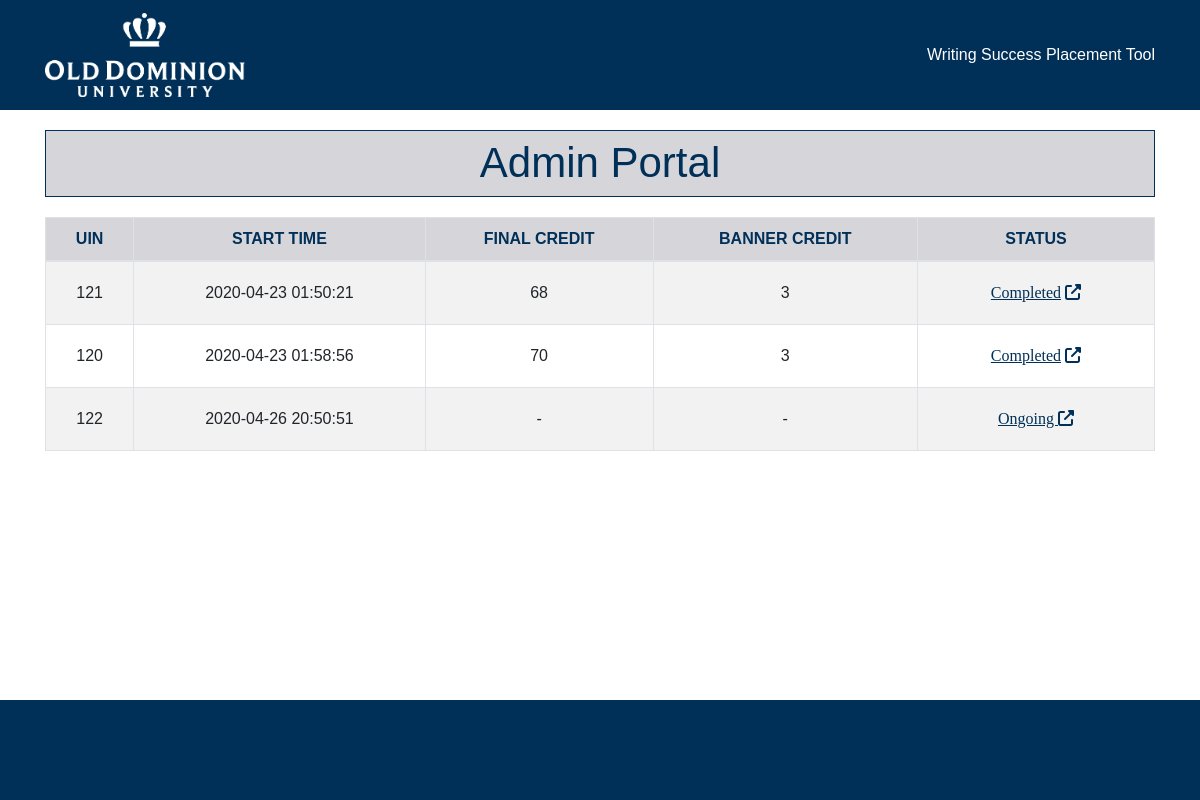
The page /adminIndex.php on the database its author committed.
### tables this page shows
CREATE TABLE `student` (
  `UIN` int(11) NOT NULL,
  `final_credit` int(11) DEFAULT NULL,
  `banner_credit` int(11) DEFAULT NULL
);

### adminIndex.php (the view, shortened to what this page needs)
<html>
<head>
    <link rel="stylesheet" href="https://stackpath.bootstrapcdn.com/bootstrap/4.4.1/css/bootstrap.min.css">
    <link rel="stylesheet" href="css/style.css">
</head>
<body>
    <?php
    require 'navBar.php';
    ?>
    <div class="container">
        <div class="section" >
            <div class="head justify-content-center">
            <h2 >Admin Portal</h2>
            </div>
        </div>
    <table class="table table-striped table-bordered" style="margin: 20px 0px;" >
        <thead class='thead'>
            <tr>
                <th class="text-center">UIN</th>
                <th class="text-center"> START TIME</th>
                <th class="text-center"> FINAL CREDIT</th>
                <th class="text-center"> BANNER CREDIT</th>
                <th class="text-center">STATUS</th>
            </tr>
        </thead>
    <?php
        require 'connection.php';
        $studentQuery = "select * from student";
        $seenQuery = "SELECT uin, min(timestamp) as start_time , COUNT(seen) as seen_count from student_view_status GROUP by uin";
        $studentArr = array();
        $seenData = array();
        $res = $conn->query($studentQuery);
        while($row = $res->fetch_assoc()){
            $studentArr[$row["UIN"]] = $row;
        }
        $res = $conn->query($seenQuery);
        while($row = $res->fetch_assoc()){
            $seenData[$row["uin"]] = $row;
        }
        foreach($studentArr as $key => $val){
            echo "<tr><td > ".$key."</td> ";
            if(array_key_exists($key, $seenData)){
                echo "<td  >". $seenData[$key]["start_time"]. "</td>";
                if($seenData[$key]["seen_count"] == "8"){
                    echo "<td  >".$studentArr[$key]["final_credit"] . "</td> ";
                    echo "<td  >".$studentArr[$key]["banner_credit"] . "</td>";
                    echo "<td   >
                            <button type=\"button\" class=\"btn classBtn\" value=\"".$key."\"
                                    data-toggle=\"modal\" data-target=\"#exampleModal\">
                                    <u>Completed</u> <i class=\"fas fa-external-link-alt\"></i>
                            </button>
                          </td> </tr>";
                }
                else {
                    echo "<td  > - </td> <td class=\"text-center\" > - </td> <td class=\"text-center\" >  <button  type=\"button\" class=\"btn \" value=\"".$key."\"> <u>Ongoing </u><i class=\"fas fa-external-link-alt\"></i> </button> </td> </tr>";
                }
            } else {
                echo " <td>   - </td> <td> - </td>  <td>-</td> <td> 'Did not start' </td> </tr>";
            }
        }
    ?>
</table>
</div>
    <footer class="footer">
    </footer>
</body>
</html>

### navBar.php
<nav class="navbar">
        <div class="container">
            <a class="navbar-brand" href="#" ><img class="navbarLogo" src="img/odulogo1.png" alt="logo"></a>
            <a class="wspt">
                <span>Writing Success Placement Tool</span>
            </a>
        </div>
    </nav>

### css/style.css (style rules this page uses)
html,body { height: 100%; }
body { margin: 0; background: white; font-family: sans-serif; }
.navbar { background-color: #003057; color: white; }
.navbarLogo { max-width: 200px; }
.head { background-color: #D6D5DA ; text-align: center; margin-left: 0; margin-right: 0; border: 1px solid #003057; }
.head h2 { color:#003057; margin-top: 7px; font-size: 3.5vw; }
button { background-color: #003057; color: white; border: none; padding: 10px 20px; font-size: 17px; font-family: Raleway; cursor: pointer; }
.footer { background-color: #003057; color: white; position: fixed; left: 0; bottom: 0; width: 100%; height: 100px; text-align: center; }

### adminIndex.php (style rules this page uses)
.thead { background-color: #D6D5DA; color: #003057; font-family: sans-serif; }
.section { display: block; margin: 20px 0; }
.btn { color:#003057; }
.table > tbody > tr > td { text-align: center; vertical-align: middle; }

### rows shown on the page
student: key "121", start_time "2020-04-23 01:50:21", final_credit "68", banner_credit "3"
student: key "120", start_time "2020-04-23 01:58:56", final_credit "70", banner_credit "3"
student: key "122", start_time "2020-04-26 20:50:51"
